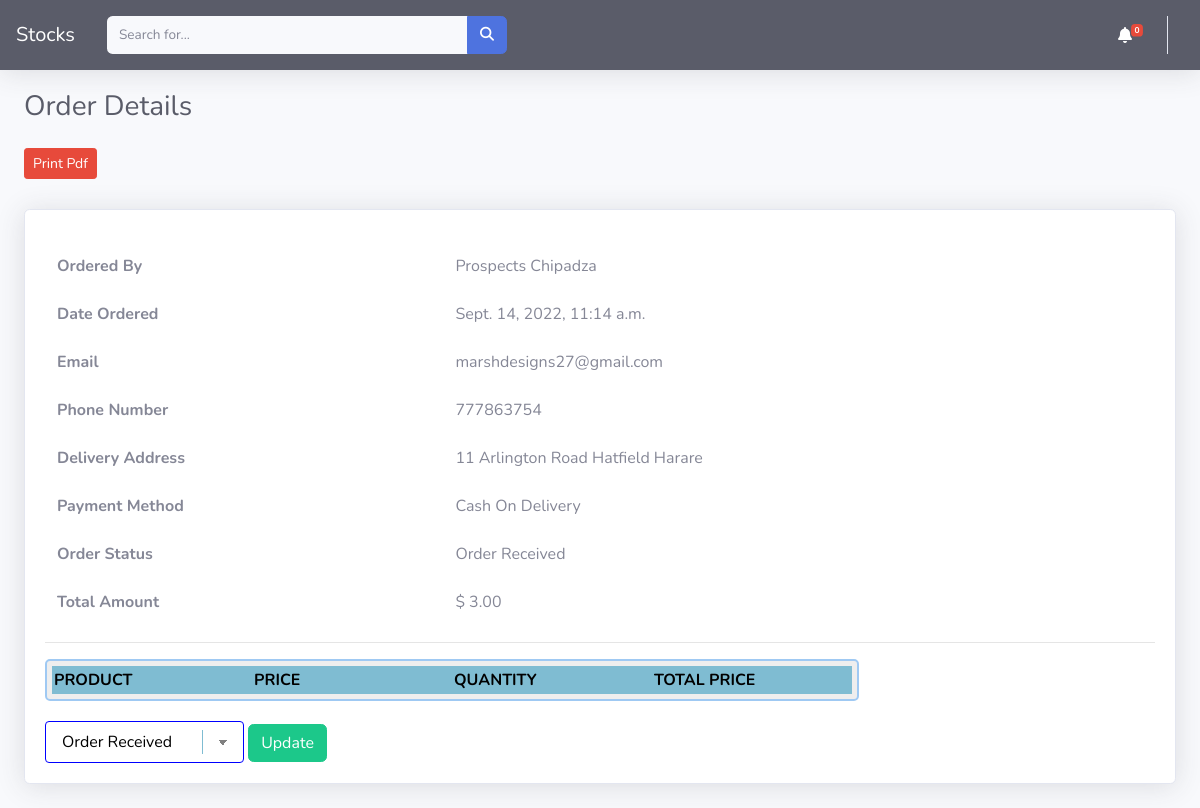
The page /s_order_detail/1/ on the database as committed earlier.
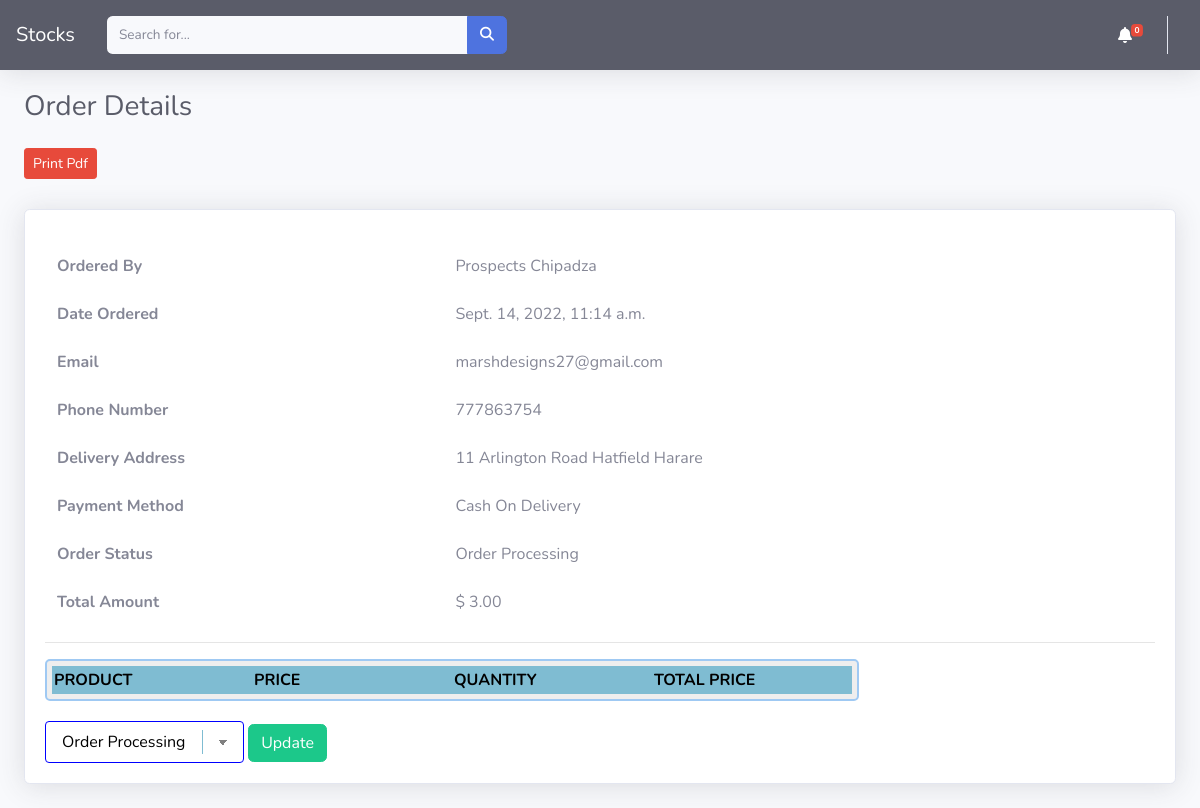
The same page on the database as committed later.
### dashboard/models.py (models this page shows, shortened)
class Order(models.Model):
    user = models.ForeignKey(Customer, on_delete=models.CASCADE, null=True, blank=True)
    first_name =models.CharField(max_length=255,null=True,blank=True)
    last_name = models.CharField(max_length=255,blank=True, null=True)
    email = models.EmailField(max_length=255,null=True, blank=True)
    phone = models.CharField(max_length=255,blank=True, null=True)
    address = models.CharField(max_length=255,null=True,blank=True)
    paid_amount = models.DecimalField(null=True,blank=True,max_digits=50,decimal_places=2)
    created_at = models.DateTimeField(auto_now_add=True, null=True,blank=True)
    vendors = models.ManyToManyField(Vendor, related_name="orders", null=True, blank=True)
    payment_method = models.CharField(
        max_length=200, choices=METHOD, default="Cash On Delivery")
    order_status = models.CharField(max_length=50, choices=ORDER_STATUS, null=True,blank=True, default='Order Received')
    class Meta:
        ordering = ['-created_at']

### dashboard/views.py (the view)
# urls.py: path('s_order_detail/<int:pk>/',SupplierOrderDetails.as_view(), name='s_order_detail'),
class SupplierOrderDetails(DetailView):
    template_name= 'skeleton/supplier_order_detail.html'
    model = Order
    context_object_name = 'details'
    def get_context_data(self, **kwargs):
        context = super().get_context_data(**kwargs)
        context["status"] = ORDER_STATUS
        return context

### dashboard/context_processors.py (called while the page is built)
def notifications(request):
    allnotifications = BroadcastNotification.objects.all()
    return {'notifications': allnotifications}

def cart(request):
    return {'cart': Cart(request)}

### templates/skeleton/supplier_order_detail.html (shortened to what this page needs)
{% extends 'body/base.html' %}
{% block content %}
<div class="container-fluid">
    <div class="d-sm-flex align-items-center justify-content-between mb-4">
        <h1 class="h3 mb-0 text-gray-800" style='margin-top:20px;'>Order Details</h1>
    </div>
    <a class="btn btn-danger btn-sm" href="{% url 'print-details' details.id %}">Print Pdf</a>
    <div class="card shadow mb-4" style='margin-top:30px;'>
        <div class="card-body">
            <div class='table-responsive'>
                    <table class="table bg-white table-borderless">
                        <tbody>
                            <tr>
                                <th scope="row">Ordered By</th>
                                <td>{{details.first_name}} {{details.last_name }}</td>
                            </tr>
                            <tr>
                                <th scope="row">Date Ordered</th>
                                <td>{{details.created_at }}</td>
                            </tr>
                            <tr>
                                <th scope="row">Email</th>
                                <td>{{details.email }}</td>
                            </tr>
                            <tr>
                                <th scope="row">Phone Number</th>
                                <td>{{details.phone }}</td>
                            </tr>
                            <tr>
                                <th scope="row">Delivery Address</th>
                                <td>{{details.address }}</td>
                            </tr>
                            <tr>
                                <th scope="row">Payment Method</th>
                                <td>{{details.payment_method }}</td>
                            </tr>
                            <tr>
                                <th scope="row">Order Status</th>
                                <td>{{details.order_status }}</td>
                            </tr>
                            <tr>
                                <th scope="row">Total Amount</th>
                                <td>$ {{details.paid_amount }}</td>
                            </tr>
                        </tbody>
                    </table>
                    <hr />
                    <div class="div-table">
                        <div class="div-table-row">
                           <div class="div-table-col edit">Product</div>
                           <div  class="div-table-col edit">Price</div>
                           <div  class="div-table-col edit">Quantity</div>
                           <div  class="div-table-col edit">Total Price</div>
                        </div>
                    </div>
                    <form action="{% url 'change_status' details.id %}" method='POST'>
                        <select name='status' class='edit3'>
                            {% for i, j in status  %}
                            <option value="{{i}}" {% if i == details.order_status %}selected{% endif %}>{{j}}</option>
                            {% endfor %}
                        </select>
                        <button class='btn btn-success'>Update</button>
                    </form>
            </div>
        </div>
    </div>
</div>
{% endblock  %}

Rows that differ between the two databases and show on the page:
changed Order "Prospects": order_status "Order Received" → "Order Processing"; status "Order Received" → "Order Processing"
